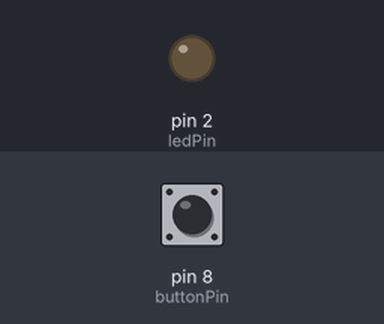
Recording of a sketch running on a simulated Arduino Uno, built with avr-gcc and run on an emulated ATmega328P. On the bench: output pins drawn as LEDs (lit = HIGH). Inputs (shaded band) come from the test bench; at power-on: pin 8 (buttonPin) LOW.

Above: at 1.2 s.
1.3 s: pin 8 (buttonPin) pulled HIGH for 0.15 s
At 1.37 s:
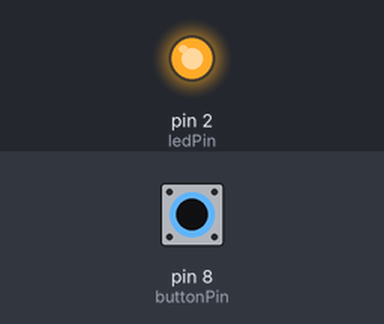
2.9 s: pin 8 (buttonPin) pulled HIGH for 3.2 s
At 6.4 s:
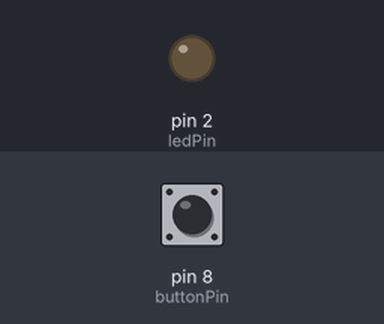
Timing chart, 0 to 7.9 s (numbered marks = the images above; inputs shaded):
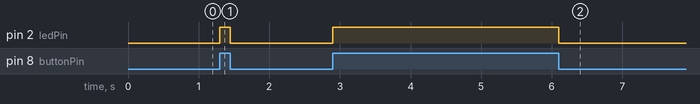

Measured:
- after the input at 1.3 s, pin 2 (ledPin): LOW → HIGH at once, → LOW 0.15 s later
- after the input at 2.9 s, pin 2 (ledPin): LOW → HIGH at once, → LOW 3.2 s later

The sketch:

switchinterfacing.ino
```cpp
const int buttonPin=8;
const int ledPin=2;
int buttonState=0;
void setup() {  // put your setup code here, to run once:
pinMode(ledPin,OUTPUT);
pinMode(buttonPin,INPUT);
}

void loop() {
  // put your main code here, to run repeatedly:
buttonState=digitalRead(buttonPin);
if(buttonState==HIGH)
{
  digitalWrite(ledPin,HIGH);
}
else
{
  digitalWrite(ledPin,LOW);
}

}
```
